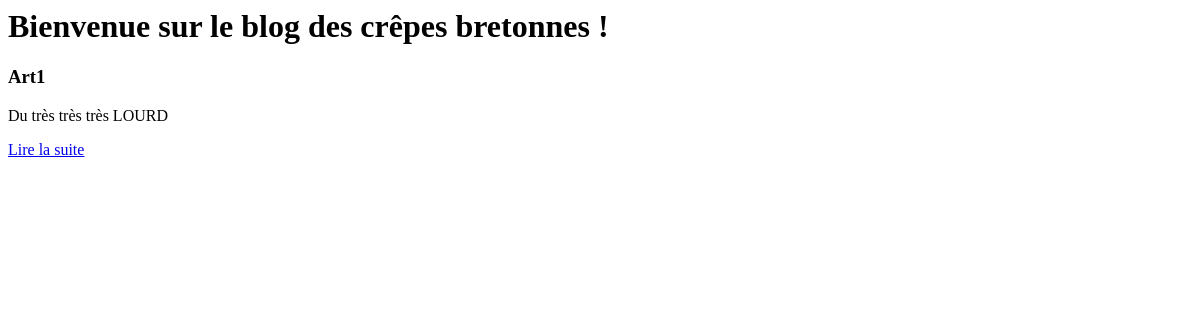
/blog/accueil, run on an earlier commit of the app's database.
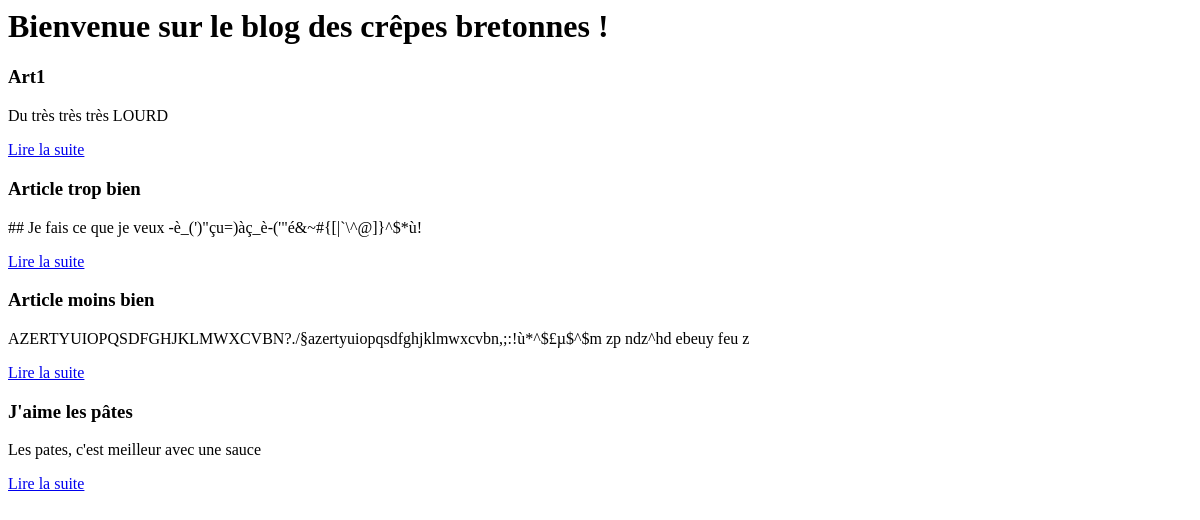
And on a later commit of the database.
### blog/models.py (models this page shows, shortened)
class Article(models.Model):
    titre = models.CharField(max_length=100)
    auteur = models.CharField(max_length=42)
    contenu = models.TextField(null=True)
    date = models.DateTimeField(auto_now_add=True, auto_now=False,
                                verbose_name="Date de parution")
    categorie = models.ForeignKey('Categorie')

### blog/views.py (the view)
def accueil(request):
    articles = Article.objects.all()
    return render(request, 'blog/accueil.html', {'derniers_articles':articles})

### blog/templates/blog/accueil.html
<h1>Bienvenue sur le blog des crêpes bretonnes !</h1>
{% for article in derniers_articles %}
    <div class="article">
    	<h3>{{ article.titre }}</h3>
    	<p>{{ article.contenu|truncatewords_html:80 }}</p>
        <p><a href="{% url "blog.views.lire" article.id %}">Lire la suite</a>
    </div>
{% empty %}
    <p>Aucun article.</p>
{% endfor %}

What changed in the data, as far as the page shows it:
added Article: titre "Article trop bien", contenu "## Je fais ce que je veux -è_(')\"çu=)àç_è-('\"é&~#{[|`\\^@]}^$*ù!"
added Article: titre "Article moins bien", contenu "AZERTYUIOPQSDFGHJKLMWXCVBN?./§azertyuiopqsdfghjklmwxcvbn,;:!ù*^$£µ$^$m zp ndz^hd ebeuy feu z"
added Article: titre "J'aime les pâtes", contenu "Les pates, c'est meilleur avec une sauce"
